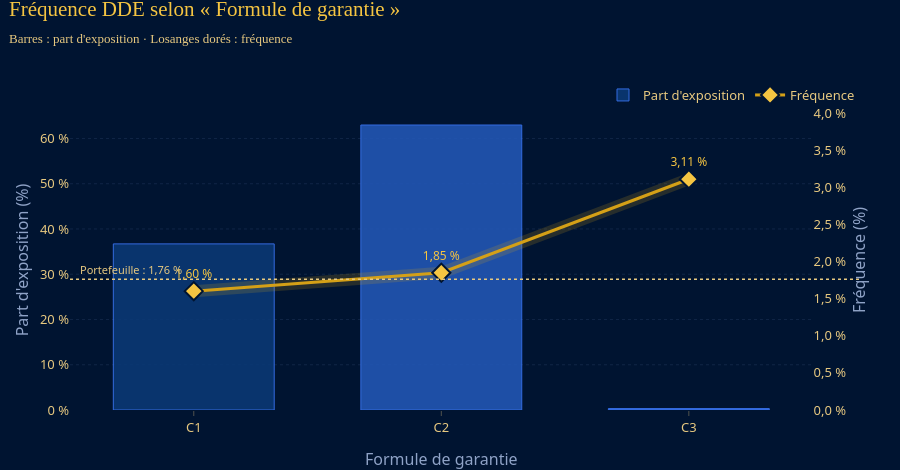
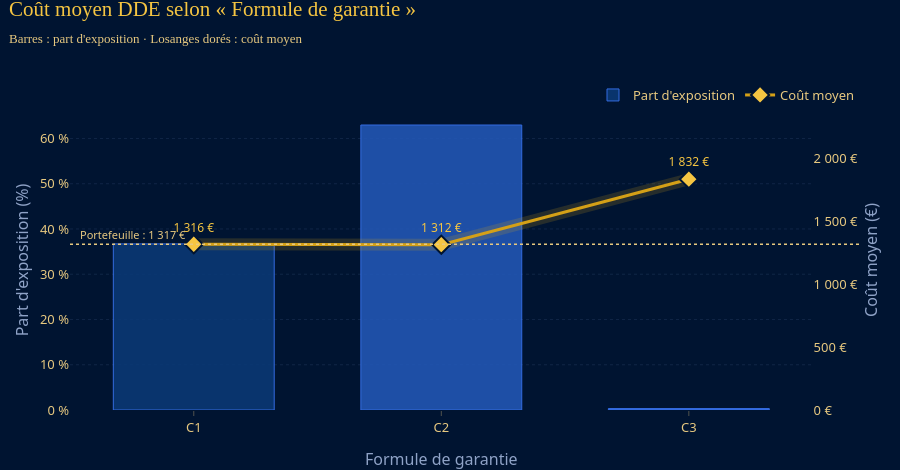

The notebook cell saved with these charts, in order:
### Markdown cell above
<h3 style="color:#F5C542; font-family:'Playfair Display',Georgia,serif; border-bottom:2px solid #D4A017; padding-bottom:6px;">2. Analyse univariée de la Couverture</h3>

### Code cell
t = table_indicateurs(bd, "Couverture")
display(t.style.format({"Exposition": "{:,.0f}", "Charge": "{:,.0f}", "Fréquence": "{:.2%}", "Coût moyen": "{:,.0f} €",
                        "Prime pure": "{:,.2f} €", "Part expo": "{:.1%}"}))
GR.univarie(t, "Couverture", "DDE", "Fréquence").show()
GR.univarie(t, "Couverture", "DDE", "Coût moyen").show()

### Figure 1 — Plotly figure (JSON) as saved in the notebook; plotly's stock layout.template omitted (floating-point values rounded to 4 significant figures)
{"data": [{"customdata": [430400.0, 738400.0, 3699.0], "hovertemplate": "%{x}<br>Part d'exposition : %{y:.1f} %<br>Exposition : %{customdata:,.0f}<extra></extra>", "marker": {"color": ["#0B3A78", "#245ABB", "#3D7BFF"], "line": {"color": "#3D7BFF", "width": 1}}, "name": "Part d'exposition", "opacity": 0.85, "type": "bar", "x": ["C1", "C2", "C3"], "xaxis": "x", "y": [36.71, 62.98, 0.3155], "yaxis": "y"}, {"hoverinfo": "skip", "line": {"color": "#D4A017", "shape": "linear", "width": 12}, "mode": "lines", "opacity": 0.18, "showlegend": false, "type": "scatter", "x": ["C1", "C2", "C3"], "xaxis": "x", "y": [1.601, 1.849, 3.109], "yaxis": "y2"}, {"customdata": [[6891.0], [13650.0], [115.0]], "hovertemplate": "%{x}<br>Fréquence : %{y:,.2f} %<br>Sinistres : %{customdata[0]:,.0f}<extra></extra>", "line": {"color": "#D4A017", "width": 3}, "marker": {"color": "#F5C542", "line": {"color": "#001431", "width": 2}, "size": 14, "symbol": "diamond"}, "mode": "lines+markers+text", "name": "Fréquence", "text": ["1,60 %", "1,85 %", "3,11 %"], "textfont": {"color": "#F5C542", "size": 12}, "textposition": "top center", "type": "scatter", "x": ["C1", "C2", "C3"], "xaxis": "x", "y": [1.601, 1.849, 3.109], "yaxis": "y2"}], "layout": {"annotations": [{"font": {"color": "#E7C980", "size": 11}, "showarrow": false, "text": "Portefeuille : 1,76 %", "x": 0.01, "xanchor": "left", "xref": "paper", "y": 1.762, "yanchor": "bottom", "yref": "y2"}], "bargap": 0.35, "height": 470, "shapes": [{"line": {"color": "#E7C980", "dash": "dot", "width": 1.5}, "type": "line", "x0": 0, "x1": 1, "xref": "paper", "y0": 1.762, "y1": 1.762, "yref": "y2"}], "title": {"text": "Fréquence DDE selon « Formule de garantie »<br><span style='font-size:13px;color:#E7C980;font-family:Montserrat, 'Segoe UI', Helvetica, Arial, sans-serif'>Barres : part d'exposition · Losanges dorés : fréquence</span>"}, "xaxis": {"anchor": "y", "domain": [0.0, 0.94], "title": {"text": "Formule de garantie"}, "type": "category"}, "yaxis": {"anchor": "x", "domain": [0.0, 1.0], "ticksuffix": " %", "title": {"text": "Part d'exposition (%)"}}, "yaxis2": {"anchor": "x", "overlaying": "y", "range": [0, 4.042], "showgrid": false, "side": "right", "tickformat": ".1f", "ticksuffix": " %", "title": {"text": "Fréquence (%)"}}}}

### Figure 2 — Plotly figure (JSON) as saved in the notebook; plotly's stock layout.template omitted (floating-point values rounded to 4 significant figures)
{"data": [{"customdata": [430400.0, 738400.0, 3699.0], "hovertemplate": "%{x}<br>Part d'exposition : %{y:.1f} %<br>Exposition : %{customdata:,.0f}<extra></extra>", "marker": {"color": ["#0B3A78", "#245ABB", "#3D7BFF"], "line": {"color": "#3D7BFF", "width": 1}}, "name": "Part d'exposition", "opacity": 0.85, "type": "bar", "x": ["C1", "C2", "C3"], "xaxis": "x", "y": [36.71, 62.98, 0.3155], "yaxis": "y"}, {"hoverinfo": "skip", "line": {"color": "#D4A017", "shape": "linear", "width": 12}, "mode": "lines", "opacity": 0.18, "showlegend": false, "type": "scatter", "x": ["C1", "C2", "C3"], "xaxis": "x", "y": [1316.0, 1312.0, 1832.0], "yaxis": "y2"}, {"customdata": [[6891.0], [13650.0], [115.0]], "hovertemplate": "%{x}<br>Coût moyen : %{y:,.2f} €<br>Sinistres : %{customdata[0]:,.0f}<extra></extra>", "line": {"color": "#D4A017", "width": 3}, "marker": {"color": "#F5C542", "line": {"color": "#001431", "width": 2}, "size": 14, "symbol": "diamond"}, "mode": "lines+markers+text", "name": "Coût moyen", "text": ["1 316 €", "1 312 €", "1 832 €"], "textfont": {"color": "#F5C542", "size": 12}, "textposition": "top center", "type": "scatter", "x": ["C1", "C2", "C3"], "xaxis": "x", "y": [1316.0, 1312.0, 1832.0], "yaxis": "y2"}], "layout": {"annotations": [{"font": {"color": "#E7C980", "size": 11}, "showarrow": false, "text": "Portefeuille : 1 317 €", "x": 0.01, "xanchor": "left", "xref": "paper", "y": 1317.0, "yanchor": "bottom", "yref": "y2"}], "bargap": 0.35, "height": 470, "shapes": [{"line": {"color": "#E7C980", "dash": "dot", "width": 1.5}, "type": "line", "x0": 0, "x1": 1, "xref": "paper", "y0": 1317.0, "y1": 1317.0, "yref": "y2"}], "title": {"text": "Coût moyen DDE selon « Formule de garantie »<br><span style='font-size:13px;color:#E7C980;font-family:Montserrat, 'Segoe UI', Helvetica, Arial, sans-serif'>Barres : part d'exposition · Losanges dorés : coût moyen</span>"}, "xaxis": {"anchor": "y", "domain": [0.0, 0.94], "title": {"text": "Formule de garantie"}, "type": "category"}, "yaxis": {"anchor": "x", "domain": [0.0, 1.0], "ticksuffix": " %", "title": {"text": "Part d'exposition (%)"}}, "yaxis2": {"anchor": "x", "overlaying": "y", "range": [0, 2382.0], "showgrid": false, "side": "right", "tickformat": ",.0f", "ticksuffix": " €", "title": {"text": "Coût moyen (€)"}}}}
